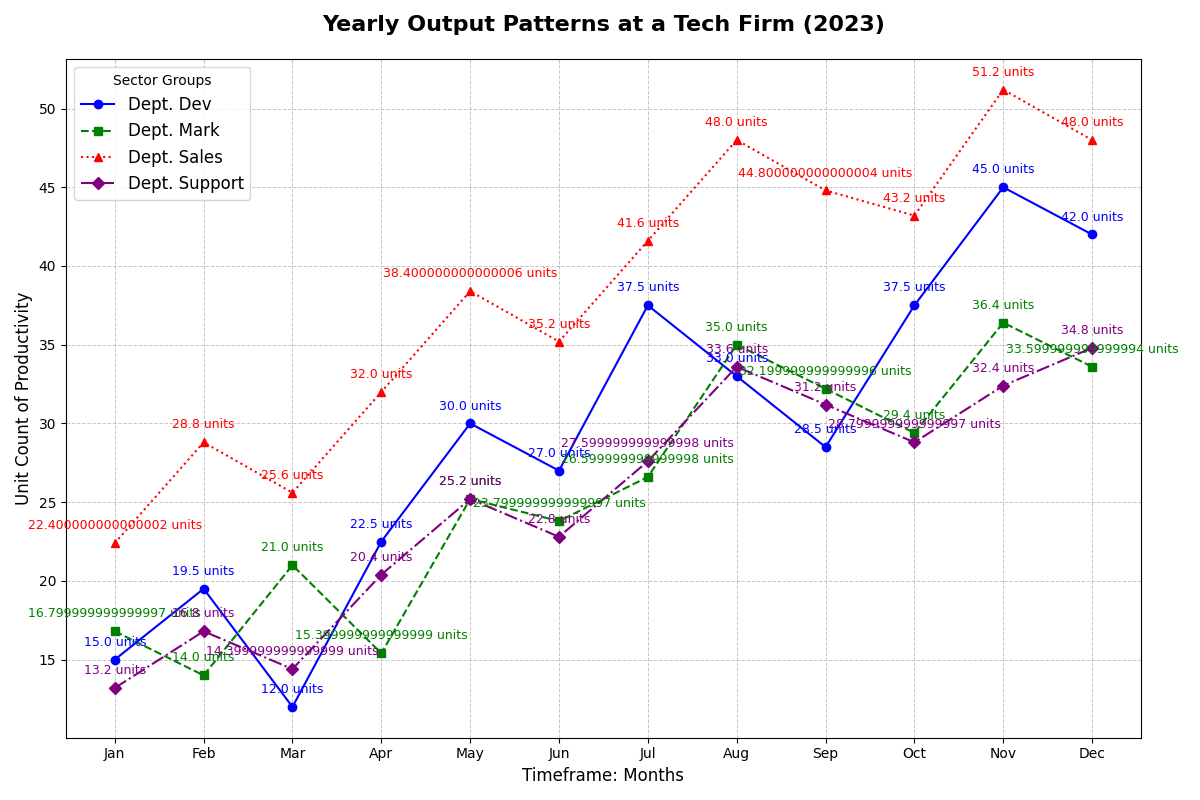

This chart was generated by the following Python code:
import matplotlib.pyplot as plt
import numpy as np

# Define the data
months = ['Jan', 'Feb', 'Mar', 'Apr', 'May', 'Jun', 'Jul', 'Aug', 'Sep', 'Oct', 'Nov', 'Dec']
departments = ['Development', 'Marketing', 'Sales', 'Customer Support']

# Productivity data
prod_development = [i * 1.5 for i in [10, 13, 8, 15, 20, 18, 25, 22, 19, 25, 30, 28]]
prod_marketing = [i * 1.4 for i in [12, 10, 15, 11, 18, 17, 19, 25, 23, 21, 26, 24]]
prod_sales = [i * 1.6 for i in [14, 18, 16, 20, 24, 22, 26, 30, 28, 27, 32, 30]]
prod_customer_support = [i * 1.2 for i in [11, 14, 12, 17, 21, 19, 23, 28, 26, 24, 27, 29]]

# Create the plot
fig, ax = plt.subplots(figsize=(12, 8))

# Plot the data for each department
ax.plot(months, prod_development, marker='o', linestyle='-', color='blue', label='Dept. Dev')
ax.plot(months, prod_marketing, marker='s', linestyle='--', color='green', label='Dept. Mark')
ax.plot(months, prod_sales, marker='^', linestyle=':', color='red', label='Dept. Sales')
ax.plot(months, prod_customer_support, marker='D', linestyle='-.', color='purple', label='Dept. Support')

# Set titles and labels
ax.set_title('Yearly Output Patterns at a Tech Firm (2023)', fontsize=16, fontweight='bold', pad=20)
ax.set_ylabel('Unit Count of Productivity', fontsize=12)
ax.set_xlabel('Timeframe: Months', fontsize=12)
ax.legend(title='Sector Groups', fontsize=12, loc='upper left')

# Add grid
ax.grid(True, which='both', linestyle='--', linewidth=0.7, alpha=0.7)

# Annotate specific data points
for i, month in enumerate(months):
    ax.annotate(f"{prod_development[i]} units", (month, prod_development[i]), textcoords="offset points", xytext=(0,10), ha='center', fontsize=9, color='blue')
    ax.annotate(f"{prod_marketing[i]} units", (month, prod_marketing[i]), textcoords="offset points", xytext=(0,10), ha='center', fontsize=9, color='green')
    ax.annotate(f"{prod_sales[i]} units", (month, prod_sales[i]), textcoords="offset points", xytext=(0,10), ha='center', fontsize=9, color='red')
    ax.annotate(f"{prod_customer_support[i]} units", (month, prod_customer_support[i]), textcoords="offset points", xytext=(0,10), ha='center', fontsize=9, color='purple')

# Adjust layout
plt.tight_layout()

# Show the plot
plt.show()
